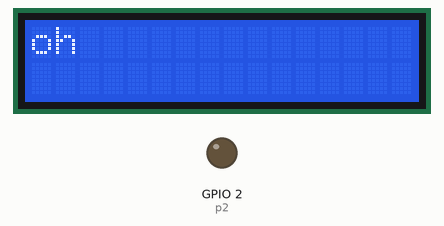
Bench run of a program on a simulated ESP8266 board running MicroPython. Parts: 16×2 character LCD, output pins drawn as LEDs (lit = HIGH).

Above: at 0.1 s.
At 2.1 s:
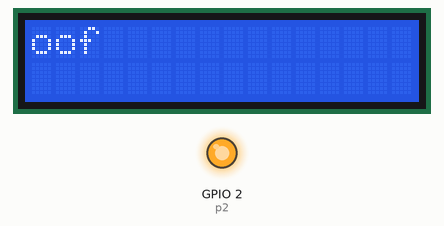
Timing chart, 0 to 39.8 s (numbered marks = the images above):
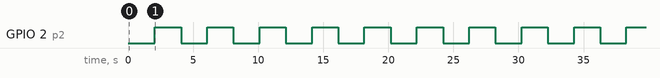

The program:

main.py
```python
from machine import I2C, Pin
from esp8266_i2c_lcd import I2cLcd
from time import sleep

f = 1000
d = 0
i2c = I2C(scl=Pin(5), sda=Pin(4), freq=400000)
lcd = I2cLcd(i2c, 0x27, 2, 16)
p2 = Pin(2, Pin.OUT)
while True:
    p2.value(0)
    lcd.putstr("oh")
    sleep(2)
    lcd.clear()
    p2.value(1)
    lcd.putstr("oof")
    sleep(2)
    lcd.clear()
```

Measured:
- by itself, GPIO 2 (p2): alternates HIGH for 2.0 s and LOW for 2.0 s
- by itself, everything shown: repeats every 4.0 s, in 4 steps
- what the display in image 0 shows lasts 2.0 s, from 0.0 s to 2.0 s
